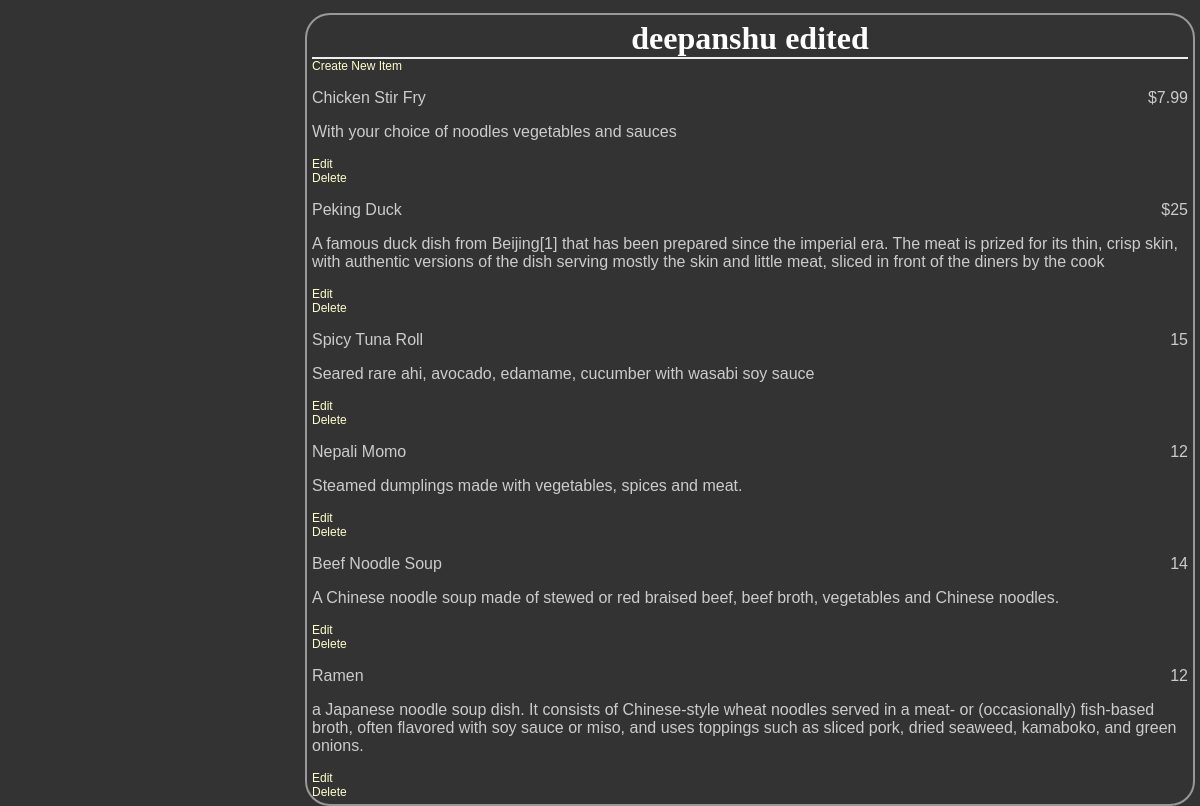
The app's page /restaurant/2/menu/ with its own data.
### databasesetup.py (models this page shows, shortened)
class Restaurant(Base):
    __tablename__ = 'restaurant'
    id = Column(Integer, primary_key = True)
    name = Column(String(80), nullable = False)

class MenuItem(Base):
    __tablename__ = 'menu_item'
    name = Column(String(80), nullable = False)
    id = Column(Integer , primary_key = True )
    course = Column(String(350))
    description = Column(String(350))
    price =  Column(String(8))
    restaurant_id = Column(Integer , ForeignKey('restaurant.id'))
    restaurant = relationship(Restaurant)

### projectFlaskFinal.py (the view)
@app.route('/restaurant/<int:restaurant_id>/')
@app.route('/restaurant/<int:restaurant_id>/menu/')
def restaurantMenu(restaurant_id):
    restaurant = session.query(Restaurant).filter_by(id=restaurant_id).one()
    items = session.query(MenuItem).filter_by(restaurant_id=restaurant.id)
    return render_template('menu.html',restaurant=restaurant, items = items, restaurant_id=restaurant_id)

### templates/menu.html (shortened to what this page needs)
<html>
<head>
	<link rel=stylesheet type=text/css href="{{ url_for('static', filename='styles.css') }}">
</head>
<body>
<div class = 'pane'>
		<div class = 'header'>
		<h1>{{ restaurant.name }}</h1>
	    </div>
	<a href = "{{url_for( 'newMenuItem' , restaurant_id = restaurant.id) }}">Create New Item</a>
	{% for i in items %}
    <div class = 'nameAndPrice'>
		<span class = 'name'><p>{{i.name}}</p></span>
		<span class = 'price'>
	    <p>{{i.price}} </p>
		</span>
	</div>
	<div class = 'description'>
		<p>{{i.description}}</p>
	</div>
	<div class = "editdeletepane">
	<a href="{{url_for('editMenuItem' ,restaurant_id = restaurant.id, menu_id=i.id)}}" >Edit</a>
	<a href="{{url_for('deleteMenuItem', restaurant_id = restaurant.id, menu_id=i.id)}}" >	Delete</a>
	</div>
	{% endfor %}
</div>
</body>
</html>

### static/styles.css (style rules this page uses)
body { font-family: sans-serif; background-color: #333333 }
h1, h2, h3, h4 { color: #ffffff; }
h1, h2 { font-family: 'georgia', serif; margin: 0; }
h1 { border-bottom: 2px solid #eee; }
p, dd, dt { color: #cccccc; }
a { text-decoration: none; color: #ffffcc; font-size: .75em; }
.pane { position: absolute; left: 25%; border: 2px solid; border-radius: 25px; padding: 5px; margin: 5px; border-color: #999999; background-color: #333333 }
.header { left: 50%; text-align: center; }
.name { width: 50%; display: inline-block; float: left; }
.price { text-align: right; width: 50%; float: right; }

### records on screen
Restaurant: name "deepanshu edited"
MenuItem: name "Chicken Stir Fry", price "$7.99", description "With your choice of noodles vegetables and sauces"
MenuItem: name "Peking Duck", price "$25", description "A famous duck dish from Beijing[1] that has been prepared since the imperial era. The meat is prized for its thin, crisp skin, with authentic versions of the dish serving mostly the skin and little meat, sliced in front of the diners by the cook"
MenuItem: name "Spicy Tuna Roll", price "15", description "Seared rare ahi, avocado, edamame, cucumber with wasabi soy sauce"
MenuItem: name "Nepali Momo", price "12", description "Steamed dumplings made with vegetables, spices and meat."
MenuItem: name "Beef Noodle Soup", price "14", description "A Chinese noodle soup made of stewed or red braised beef, beef broth, vegetables and Chinese noodles."
MenuItem: name "Ramen", price "12", description "a Japanese noodle soup dish. It consists of Chinese-style wheat noodles served in a meat- or (occasionally) fish-based broth, often flavored with soy sauce or miso, and uses toppings such as sliced pork, dried seaweed, kamaboko, and green onions."
